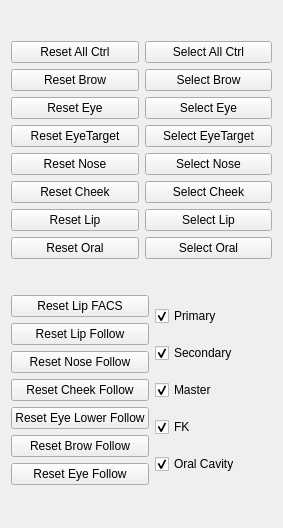
   <widget class="QWidget" name="layoutWidget">
    <property name="geometry">
     <rect>
      <x>420</x>
      <y>50</y>
      <width>283</width>
      <height>528</height>
     </rect>
    </property>
    <layout class="QVBoxLayout" name="verticalLayout_5">
     <item>
      <layout class="QHBoxLayout" name="horizontalLayout_2">
       <item>
        <layout class="QVBoxLayout" name="verticalLayout_2">
         <item>
          <widget class="QPushButton" name="Reset_CtrlBtn">
           <property name="text">
            <string>Reset All Ctrl</string>
           </property>
          </widget>
         </item>
         <item>
          <widget class="QPushButton" name="Reset_BrowBtn">
           <property name="text">
            <string>Reset Brow</string>
           </property>
          </widget>
         </item>
         <item>
          <widget class="QPushButton" name="Reset_EyeBtn">
           <property name="text">
            <string>Reset Eye</string>
           </property>
          </widget>
         </item>
         <item>
          <widget class="QPushButton" name="Reset_EyeTargetBtn">
           <property name="text">
            <string>Reset EyeTarget</string>
           </property>
          </widget>
         </item>
         <item>
          <widget class="QPushButton" name="Reset_NoseBtn">
           <property name="text">
            <string>Reset Nose</string>
           </property>
          </widget>
         </item>
         <item>
          <widget class="QPushButton" name="Reset_CheekBtn">
           <property name="text">
            <string>Reset Cheek</string>
           </property>
          </widget>
         </item>
         <item>
          <widget class="QPushButton" name="Reset_LipBtn">
           <property name="text">
            <string>Reset Lip</string>
           </property>
          </widget>
         </item>
         <item>
          <widget class="QPushButton" name="Reset_OralBtn">
           <property name="text">
            <string>Reset Oral</string>
           </property>
          </widget>
         </item>
        </layout>
       </item>
       <item>
        <layout class="QVBoxLayout" name="verticalLayout_3">
         <item>
          <widget class="QPushButton" name="SelAll_CtrlBtn">
           <property name="text">
            <string>Select All Ctrl</string>
           </property>
          </widget>
         </item>
         <item>
          <widget class="QPushButton" name="Select_BrowBtn">
           <property name="text">
            <string>Select Brow</string>
           </property>
          </widget>
         </item>
         <item>
          <widget class="QPushButton" name="Select_EyeBtn">
           <property name="text">
            <string>Select Eye</string>
           </property>
          </widget>
         </item>
         <item>
          <widget class="QPushButton" name="Select_EyeTargetBtn">
           <property name="text">
            <string>Select EyeTarget</string>
           </property>
          </widget>
         </item>
         <item>
          <widget class="QPushButton" name="Select_NoseBtn">
           <property name="text">
            <string>Select Nose</string>
           </property>
          </widget>
         </item>
         <item>
          <widget class="QPushButton" name="Select_CheekBtn">
           <property name="text">
            <string>Select Cheek</string>
           </property>
          </widget>
         </item>
         <item>
          <widget class="QPushButton" name="Select_LipBtn">
           <property name="text">
            <string>Select Lip</string>
           </property>
          </widget>
         </item>
         <item>
          <widget class="QPushButton" name="Select_OralBtn">
           <property name="text">
            <string>Select Oral</string>
           </property>
          </widget>
         </item>
        </layout>
       </item>
      </layout>
     </item>
     <item>
      <layout class="QHBoxLayout" name="horizontalLayout_3">
       <item>
        <layout class="QVBoxLayout" name="verticalLayout_4">
         <item>
          <widget class="QPushButton" name="Reset_Lip_FACSBtn">
           <property name="text">
            <string>Reset Lip FACS</string>
           </property>
          </widget>
         </item>
         <item>
          <widget class="QPushButton" name="Reset_LipFollowBtn">
           <property name="text">
            <string>Reset Lip Follow</string>
           </property>
          </widget>
         </item>
         <item>
          <widget class="QPushButton" name="Reset_NoseFollowBtn">
           <property name="text">
            <string>Reset Nose Follow</string>
           </property>
          </widget>
         </item>
         <item>
          <widget class="QPushButton" name="Reset_CheekFollowBtn">
           <property name="text">
            <string>Reset Cheek Follow</string>
           </property>
          </widget>
         </item>
         <item>
          <widget class="QPushButton" name="Reset_EyeLowerFollowBtn">
           <property name="text">
            <string>Reset Eye Lower Follow</string>
           </property>
          </widget>
         </item>
         <item>
          <widget class="QPushButton" name="Reset_BrowFollowBtn">
           <property name="text">
            <string>Reset Brow Follow</string>
           </property>
          </widget>
         </item>
         <item>
          <widget class="QPushButton" name="Reset_EyeFollowBtn">
           <property name="text">
            <string>Reset Eye Follow</string>
           </property>
          </widget>
         </item>
        </layout>
       </item>
       <item>
        <layout class="QVBoxLayout" name="verticalLayout">
         <item>
          <widget class="QCheckBox" name="PrimaryCheckBox">
           <property name="text">
            <string>Primary</string>
           </property>
           <property name="checked">
            <bool>true</bool>
           </property>
          </widget>
         </item>
         <item>
          <widget class="QCheckBox" name="SecondaryCheckBox">
           <property name="text">
            <string>Secondary</string>
           </property>
           <property name="checked">
            <bool>true</bool>
           </property>
          </widget>
         </item>
         <item>
          <widget class="QCheckBox" name="MasterCheckBox">
           <property name="text">
            <string>Master</string>
           </property>
           <property name="checked">
            <bool>true</bool>
           </property>
          </widget>
         </item>
         <item>
          <widget class="QCheckBox" name="FKCheckBox">
           <property name="text">
            <string>FK</string>
           </property>
           <property name="checked">
            <bool>true</bool>
           </property>
          </widget>
         </item>
         <item>
          <widget class="QCheckBox" name="OralCavityCheckBox">
           <property name="text">
            <string>Oral Cavity</string>
           </property>
           <property name="checked">
            <bool>true</bool>
           </property>
          </widget>
         </item>
        </layout>
       </item>
      </layout>
     </item>
    </layout>
   </widget>
